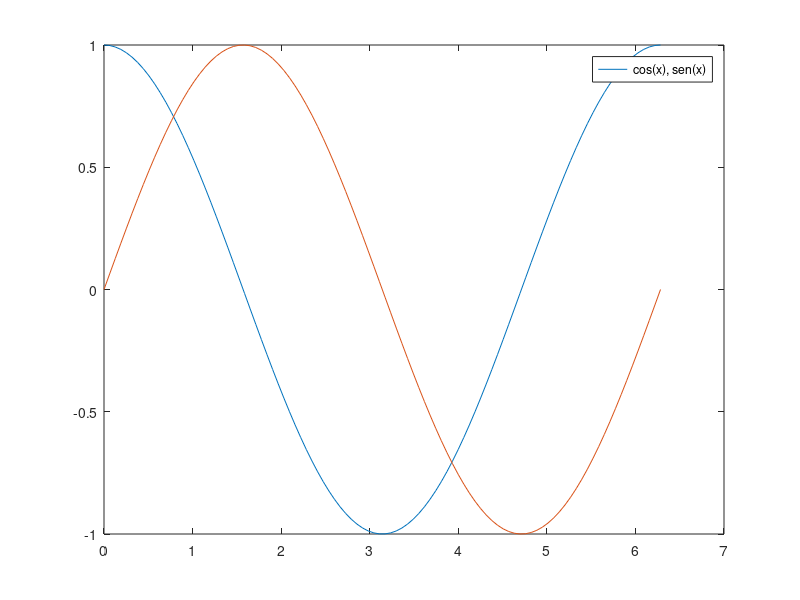

Here is the MATLAB script that generated this plot:
x = linspace(0, 2*pi);
fx1 = cos(x);
fx2 = sin(x);
plot(x, fx1, x, fx2)
% title('função cos')
% xlabel('xx')
% ylabel('yy')
legend('cos(x), sen(x)')
